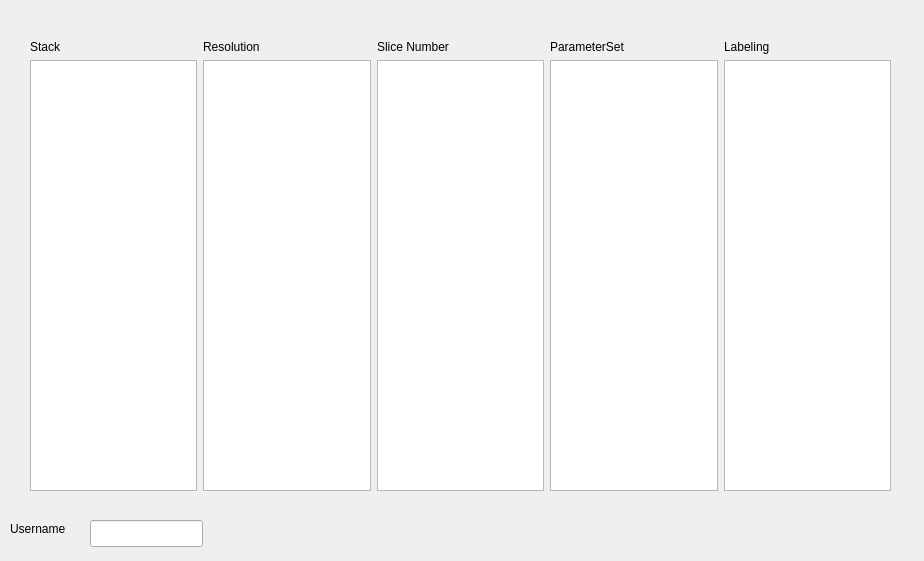
<?xml version="1.0" encoding="UTF-8"?>
<ui version="4.0">
 <class>InputSelectionDialog</class>
 <widget class="QDialog" name="InputSelectionDialog">
  <property name="geometry">
   <rect>
    <x>0</x>
    <y>0</y>
    <width>924</width>
    <height>561</height>
   </rect>
  </property>
  <property name="windowTitle">
   <string>Dialog</string>
  </property>
  <widget class="QLabel" name="label">
   <property name="geometry">
    <rect>
     <x>10</x>
     <y>520</y>
     <width>71</width>
     <height>17</height>
    </rect>
   </property>
   <property name="text">
    <string>Username</string>
   </property>
  </widget>
  <widget class="QLineEdit" name="usernameEdit">
   <property name="geometry">
    <rect>
     <x>90</x>
     <y>520</y>
     <width>113</width>
     <height>27</height>
    </rect>
   </property>
  </widget>
  <widget class="QWidget" name="layoutWidget">
   <property name="geometry">
    <rect>
     <x>30</x>
     <y>40</y>
     <width>861</width>
     <height>451</height>
    </rect>
   </property>
   <layout class="QGridLayout" name="gridLayout">
    <item row="0" column="0">
     <widget class="QLabel" name="label_2">
      <property name="text">
       <string>Stack</string>
      </property>
     </widget>
    </item>
    <item row="0" column="1">
     <widget class="QLabel" name="label_3">
      <property name="text">
       <string>Resolution</string>
      </property>
     </widget>
    </item>
    <item row="0" column="2">
     <widget class="QLabel" name="label_4">
      <property name="text">
       <string>Slice Number</string>
      </property>
     </widget>
    </item>
    <item row="0" column="3">
     <widget class="QLabel" name="label_5">
      <property name="text">
       <string>ParameterSet</string>
      </property>
     </widget>
    </item>
    <item row="0" column="4">
     <widget class="QLabel" name="label_6">
      <property name="text">
       <string>Labeling</string>
      </property>
     </widget>
    </item>
    <item row="1" column="0">
     <widget class="QListView" name="StackView"/>
    </item>
    <item row="1" column="1">
     <widget class="QListView" name="ResolView"/>
    </item>
    <item row="1" column="2">
     <widget class="QListView" name="SliceView"/>
    </item>
    <item row="1" column="3">
     <widget class="QListView" name="ParamsView"/>
    </item>
    <item row="1" column="4">
     <widget class="QListView" name="LabelingView"/>
    </item>
   </layout>
  </widget>
 </widget>
 <resources/>
 <connections/>
</ui>
